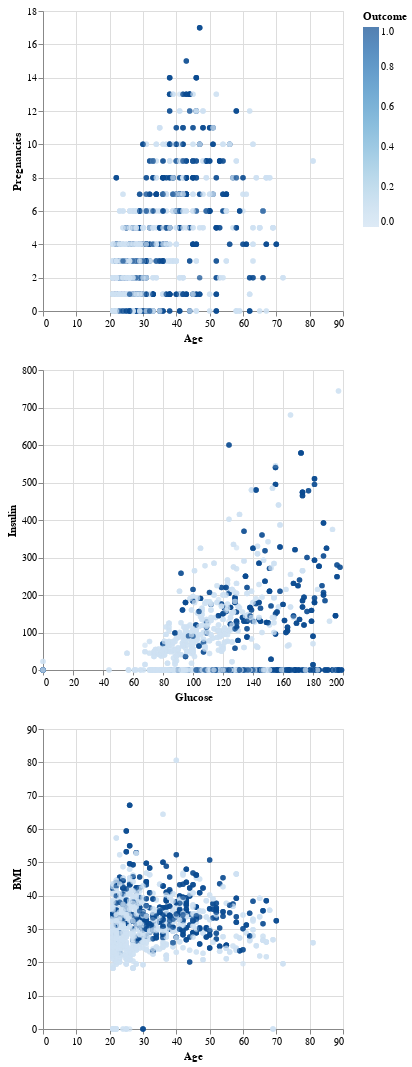

Source (notebook cell):
### Markdown cell above
### также присутствуют дисбалансы по возрасту (24года), толщине кожи (<10) и беременностям (<3)

### Code cell
# комбинированные распределения по другим фичам

el = alt.selection_point(fields=["Outcome"])
c1= alt.Chart(df).mark_circle().encode(
    x="Age",
    y="Pregnancies",
    color=alt.Color('Outcome')
)
c2= alt.Chart(df).mark_circle().encode(
    x="Glucose",
    y="Insulin",
    color=alt.Color('Outcome')
)
c3= alt.Chart(df).mark_circle().encode(
    x="Age",
    y="BMI",
    color=alt.Color('Outcome')
)
c1&c2&c3

### Figure 1 — Vega-Lite specification as saved in the notebook (floating-point values rounded to 4 significant figures; data arrays with more than 128 entries replaced by an {"elided": "..."} marker saying what was removed)
{"config": {"view": {"continuousWidth": 300, "continuousHeight": 300}}, "vconcat": [{"mark": {"type": "circle"}, "encoding": {"color": {"field": "Outcome", "type": "quantitative"}, "x": {"field": "Age", "type": "quantitative"}, "y": {"field": "Pregnancies", "type": "quantitative"}}}, {"mark": {"type": "circle"}, "encoding": {"color": {"field": "Outcome", "type": "quantitative"}, "x": {"field": "Glucose", "type": "quantitative"}, "y": {"field": "Insulin", "type": "quantitative"}}}, {"mark": {"type": "circle"}, "encoding": {"color": {"field": "Outcome", "type": "quantitative"}, "x": {"field": "Age", "type": "quantitative"}, "y": {"field": "BMI", "type": "quantitative"}}}], "data": {"name": "data-821a961e9cdd5e482988ba14f2734d74"}, "$schema": "https://vega.github.io/schema/vega-lite/v5.20.1.json", "datasets": {"data-821a961e9cdd5e482988ba14f2734d74": {"elided": "2000 records"}}}
